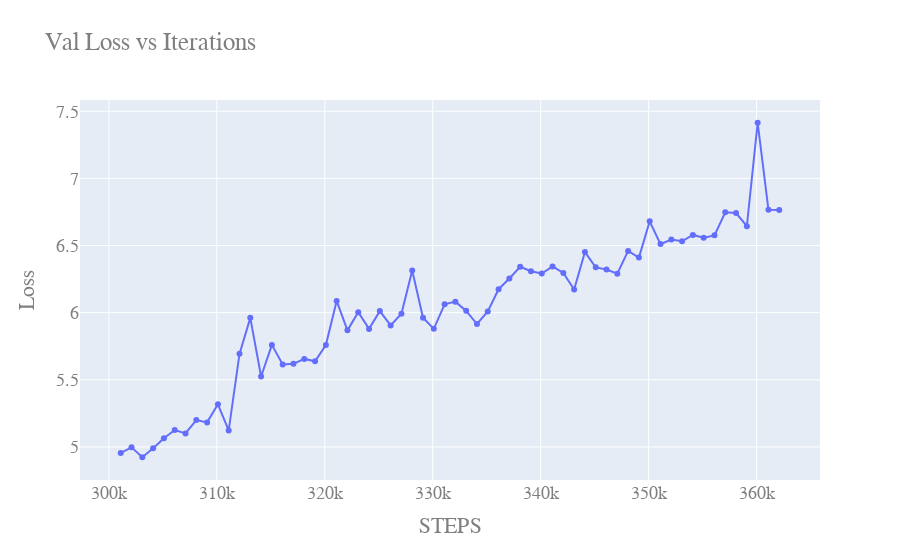

Write notebook code for a chart like this one.
### Code cell
fig = go.Figure()
fig.add_trace(go.Scatter(x=steps, y=loss,
                    mode='lines+markers',
                    name='LOSS'))

fig.update_layout(
    title="Val Loss vs Iterations",
    xaxis_title="STEPS",
    yaxis_title="Loss",
    font=dict(
        family="Courier New, monospace",
        size=18,
        color="#7f7f7f"
    )
)
fig.show()
#fig.write_image("ErrorRatevsIterations.png")

### Figure 1 — Plotly figure (JSON) as saved in the notebook; plotly's stock layout.template omitted (floating-point values rounded to 4 significant figures)
{"data": [{"mode": "lines+markers", "name": "LOSS", "type": "scatter", "x": ["301100", "302100", "303100", "304100", "305100", "306100", "307100", "308100", "309100", "310100", "311100", "312100", "313100", "314100", "315100", "316100", "317100", "318100", "319100", "320100", "321100", "322100", "323100", "324100", "325100", "326100", "327100", "328100", "329100", "330100", "331100", "332100", "333100", "334100", "335100", "336100", "337100", "338100", "339100", "340100", "341100", "342100", "343100", "344100", "345100", "346100", "347100", "348100", "349100", "350100", "351100", "352100", "353100", "354100", "355100", "356100", "357100", "358100", "359100", "360100", "361100", "362100"], "y": [4.955, 4.997, 4.923, 4.99, 5.064, 5.126, 5.101, 5.2, 5.183, 5.318, 5.123, 5.693, 5.961, 5.524, 5.76, 5.614, 5.619, 5.656, 5.638, 5.759, 6.088, 5.868, 6.003, 5.879, 6.011, 5.905, 5.992, 6.313, 5.962, 5.879, 6.062, 6.082, 6.013, 5.915, 6.009, 6.175, 6.255, 6.342, 6.308, 6.291, 6.345, 6.296, 6.173, 6.451, 6.337, 6.321, 6.29, 6.46, 6.41, 6.68, 6.511, 6.545, 6.531, 6.579, 6.558, 6.576, 6.747, 6.742, 6.644, 7.414, 6.766, 6.765]}], "layout": {"font": {"color": "#7f7f7f", "family": "Courier New, monospace", "size": 18}, "title": {"text": "Val Loss vs Iterations"}, "xaxis": {"title": {"text": "STEPS"}}, "yaxis": {"title": {"text": "Loss"}}}}
